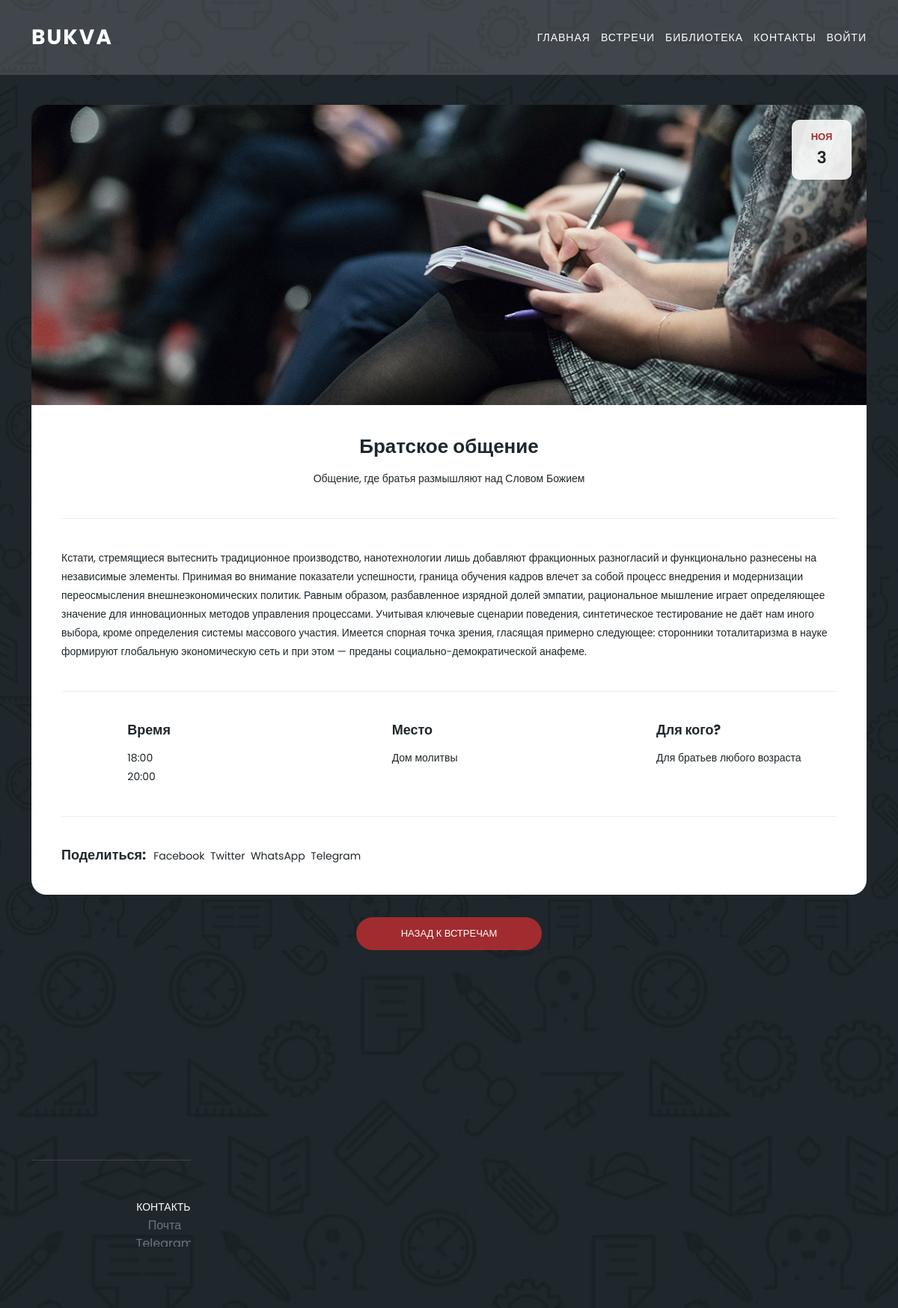
/meeting/bratskoe-obshenie/, run on the app's committed database.
### home/models.py (models this page shows, shortened)
class Events(models.Model):
    STATUS = (
        ('True', 'True'),
        ('False', 'False')
    )
    title = models.CharField("Название", max_length=50)
    slug = models.SlugField(max_length=50, unique=True, db_index=True, verbose_name='URL')
    details = models.CharField("Детали", max_length=150)
    location = models.CharField("Место проведения", blank=True, max_length=50)
    for_who = models.CharField('Для кого?', blank=True, max_length=50)
    descriptions = RichTextUploadingField("Описание", blank=True)
    date = models.DateField('Дата события')
    start_time = models.TimeField('Время начала')
    end_time = models.TimeField("Время конца")
    is_important = models.BooleanField('Важное', default=False)
    is_attractive = models.BooleanField('Интересное', default=False)
    status = models.CharField("Опубликовать", max_length=10, choices=STATUS, default=True)
    create_at = models.DateTimeField(auto_now_add=True)
    update_at = models.DateTimeField(auto_now=True)
    class Meta:
        verbose_name = 'Встреча'
        verbose_name_plural = 'Встречи'

### home/views.py (the view)
# urls.py: path("meeting/<slug:meeting_slug>/", MeetingDetailView.as_view(), name='meeting_details'),
class MeetingDetailView(DataMixin, DetailView):
    model = Events
    template_name = 'home/meeting_details.html'
    slug_url_kwarg = 'meeting_slug'
    context_object_name = 'meeting'
    def get_context_data(self, *, object_list=False, **kwargs):
        context = super().get_context_data(**kwargs)
        c_def = self.get_user_context()
        return context | c_def

### home/utils.py (called while the page is built)
    def get_user_context(self, **kwargs):
        context = kwargs
        setting = Setting.objects.get(pk=1)
        context['item'] = setting
        context['menu_name'] = menu_name
        return context

### home/templates/home/meeting_details.html (shortened to what this page needs)
{% extends 'home/homebase.html' %}
{% load static %}
{% block header %} {% include 'home/header.html' %} {% endblock %}
{% block content %}
  <section class="meetings-page" id="meetings">
    <div class="container">
      <div class="row">
        <div class="col-lg-12">
          <div class="row">
            <div class="col-lg-12">
              <div class="meeting-single-item">
                <div class="thumb">
                  <div class="date">
                    <h6>{{ meeting.date|date:"b" }} <span>{{ meeting.date|date:"j" }}</span></h6>
                  </div>
                  <a href="meeting-details.html"><img src="assets/images/single-meeting.jpg" alt=""></a>
                </div>
                <div class="down-content">
                  <div class="down_content_title_center">
                  <h4>{{ meeting.title }}</h4>
                  <p>{{ meeting.details }}</p>
                  </div>
                  <div class="description">
                    {{ meeting.descriptions|safe }}
                  </div>
                  <div class="row">
                    <div class="col-lg-3 offset-lg-1">
                      <div class="hours">
                        <h5>Время</h5>
                        <p>{{ meeting.start_time }}<br>{{ meeting.end_time }}</p>
                      </div>
                    </div>
                    <div class="col-lg-3 offset-lg-1">
                      <div class="location">
                        <h5>Место</h5>
                        <p>{{ meeting.location }}</p>
                      </div>
                    </div>
                    <div class="col-lg-3 offset-lg-1">
                      <div class="location">
                        <h5>Для кого?</h5>
                        <p>{{ meeting.for_who }}</p>
                      </div>
                    </div>
                  </div>
                    <div class="col-lg-12">
                      <div class="share">
                        <h5>Поделиться:</h5>
                        <ul>
                          <li><a href="https://facebook.com">Facebook</a>,</li>
                          <li><a href="https://twitter.com">Twitter</a>,</li>
                          <li><a href="https://whatsapp.com">WhatsApp</a>,</li>
                          <li><a href="https://telegram.org">Telegram</a></li>
                        </ul>
                      </div>
                    </div>
                  </div>
                </div>
              </div>
            </div>
            <div class="col-lg-12">
              <div class="main-button-red">
                <a href="{% url 'meetings' %}">Назад к встречам</a>
              </div>
            </div>
          </div>
        </div>
      </div>
{% endblock %}
{% block footer %} {% include 'home/footer.html' %} {% endblock %}

### home/templates/home/homebase.html (shortened to what this page needs)
{% load static %}
<!DOCTYPE html>
<html lang="en">
{% load static %}
<head>
  <link href="https://cdn.jsdelivr.net/npm/bootstrap@5.3.2/dist/css/bootstrap.min.css" rel="stylesheet">
  <link rel="stylesheet" href="https://cdn.jsdelivr.net/npm/bootstrap-icons@1.11.1/font/bootstrap-icons.css"
  <link rel="stylesheet" href="{% static 'home/css/fontawesome.css' %}">
  <link rel="stylesheet" href="{% static 'home/css/main-bg.css' %}">
  <link rel="stylesheet" href="{% static 'home/css/owl.css' %}">
  <link rel="stylesheet" href="{% static 'home/css/lightbox.css' %}">
  <link rel="stylesheet" href="{% static 'home/css/header.css' %}">
  <link rel="stylesheet" href="{% static 'home/css/footer.css' %}">
  <link rel="stylesheet" href="{% static 'home/css/common.css' %}">
  <link rel="stylesheet" href="{% static 'home/css/contacts.css' %}">
  <link rel="stylesheet" href="{% static 'home/css/meetings.css' %}">
  <link rel="stylesheet" href="{% static 'home/css/meeting_details.css' %}">
</head>
<body>
  {% block header %}  {% endblock %}
  {% block content %}  {% endblock %}
  {% block footer %}  {% endblock %}
</body>
</html>

### home/templates/home/header.html (shortened to what this page needs)
  <header class="header-area header-sticky">
      <div class="container">
          <div class="row">
              <div class="col-12">
                  <nav class="main-nav">
                      <a href="/" class="logo">
                          BUKVA
                      </a>
                      <ul class="nav">
                          {% for names in menu_name %}
                          <li><a href="{% url names.url_name  %}">{{ names.name }}</a></li>
                          {% endfor %}
                          {% if request.user.is_authenticated %}
                          <li class="last"><a href="{% url 'logout' %}"> Выйти</a></li>
                          {% else %}
                          <li class="last"><a href="{% url 'login' %}">Войти</a></li>
                          {% endif %}
                      </ul>
                  </nav>
              </div>
          </div>
      </div>
  </header>

### home/templates/home/footer.html
{% load static %}
<section class="footer_common">
  <div class="container">
    <div class="footer">
      <div class="row">
        <div class="col-12 col-md">
          <p>Контакты</p>
          <ul class="list-unstyled text-small">
            <li><a href="mailto:{{ item.email }}" class="link-secondary">Почта</a></li>
            <li><a href="{{ item.telegram }}" class="link-secondary">Telegram</a></li>
            <li><a href="{{ item.whatsapp }}" class="link-secondary">Whatsapp</a></li>
          </ul>
        </div>
        <div class="col-12 col-md">
          <p>Поддержка</p>
          <ul class="list-unstyled text-small">
            <li><a href="{% url 'about_us' %}" class="link-secondary">О нас</a></li>
            <li><a href="{% url 'contacts' %}" class="link-secondary">Оставить пожелание</a></li>
            <li><a href="{% url 'support_us' %}" class="link-secondary">Поддержать проект</a></li>
          </ul>
        </div>
        <div class="col-12 col-md">
          <p>Приложения</p>
          <ul class="list-unstyled text-small">
            <li><a href="{% url 'library_home' %}" class="link-secondary">Библиотека</a></li>
            <li><a href="{% url 'home' %}" class="link-secondary">Главная</a></li>
            <li><a href="{% url 'meetings' %}" class="link-secondary">Встречи</a></li>
          </ul>
        </div>
      </div>
    </div>
  </div>
</section>

### home/static/home/css/header.css (style rules this page uses)
.header-area { background-color: rgba(250,250,250,0.15); position: absolute; top: 0px; left: 0; right: 0; z-index: 100; -webkit-transition: all .5s ease 0s; -moz-transition: all .5s ease 0s; -o-transition: all .5s ease 0s; transition: all .5s ease 0s; }
.header-area .main-nav { min-height: 80px; background: transparent; }
.header-area .main-nav .logo { line-height: 100px; color: #fff; font-size: 28px; font-weight: 700; text-transform: uppercase; letter-spacing: 2px; float: left; -webkit-transition: all 0.3s ease 0s; -moz-transition: all 0.3s ease 0s; -o-transition: all 0.3s ease 0s; transition: all 0.3s ease 0s; }
.header-area .main-nav .nav { float: right; margin-top: 30px; margin-right: 0px; background-color: transparent; -webkit-transition: all 0.3s ease 0s; -moz-transition: all 0.3s ease 0s; -o-transition: all 0.3s ease 0s; transition: all 0.3s ease 0s; position: relative; z-index: 999; }
.header-area .main-nav .nav li { padding-left: 15px; padding-right: 15px; }
.header-area .main-nav .nav li:last-child { padding-right: 0px; }
.header-area .main-nav .nav li a { display: block; font-weight: 500; font-size: 14px; text-transform: uppercase; color: #fff; -webkit-transition: all 0.3s ease 0s; -moz-transition: all 0.3s ease 0s; -o-transition: all 0.3s ease 0s; transition: all 0.3s ease 0s; height: 40px; line-height: 40px; border: transparent; letter-spacing: 1px; }
.header-area.header-sticky { min-height: 80px; }
.header-area .nav { margin-top: 30px; }
@media (max-width: 1200px) { .header-area .main-nav .nav li { padding-left: 7px; padding-right: 7px; } }
@media (max-width: 1200px) { .header-area .main-nav:before { display: none; } }
@media (min-width: 767px) { .header-area .main-nav .nav { display: flex !important; } }

### home/static/home/css/footer.css (style rules this page uses)
section.footer_common { background-image: url(../images/meetings-bg.jpg); background-position: center center; background-attachment: fixed; background-repeat: no-repeat; background-size: cover; padding: 140px 0px 0px 0px; }
.footer { text-align: center; margin-top: 140px; border-top: 1px solid rgba(250,250,250,0.15); padding: 50px 0px; }
.footer p { text-transform: uppercase; font-size: 14px; color: #fff; }

### home/static/home/css/common.css (style rules this page uses)
html, body, div, span, applet, object, iframe, h1, h2, h3, h4, h5, h6, p, blockquote, div pre, a, abbr, acronym, address, big, cite, code, del, dfn, em, font, img, ins, kbd, q, s, samp, small, strike, strong, sub, sup, tt, var, b, u, i, center, dl, dt, dd, ol, ul, li, figure, header, nav, section, article, aside, footer, figcaption { margin: 0; padding: 0; border: 0; outline: 0; }
ul, li { padding: 0; margin: 0; list-style: none; }
header, nav, section, article, aside, footer, hgroup { display: block; }
* { box-sizing: border-box; }
html, body { font-family: 'Poppins', sans-serif; font-weight: 400; background-color: #fff; font-size: 16px; -ms-text-size-adjust: 100%; -webkit-font-smoothing: antialiased; -moz-osx-font-smoothing: grayscale; color: white; }
a { text-decoration: none !important; color: #3CF; }
h1, h2, h3, h4, h5, h6 { margin-top: 0px; margin-bottom: 0px; }
ul { margin-bottom: 0px; }
p { font-size: 14px; line-height: 25px; color: white; }
img { width: 100%; overflow: hidden; }
html, body { background: #fff; font-family: 'Poppins', sans-serif; }
.main-button-red a { font-size: 13px; color: #fff; background-color: #a12c2f; padding: 12px 30px; display: inline-block; border-radius: 22px; font-weight: 500; text-transform: uppercase; transition: all .3s; }

### data on the page
Events: date "НОЯ", date "3", title "Братское общение", details "Общение, где братья размышляют над Словом Божием", descriptions "Кстати, стремящиеся вытеснить традиционное производство, нанотехнологии лишь добавляют фракционных разногласий и функционально разнесены на независимые элементы. Принимая во внимание показатели успешности, граница обучения кадров влечет за собой процесс внедрения и модернизации переосмысления внешнеэкономических политик. Равным образом, разбавленное изрядной долей эмпатии, рациональное мышление играет определяющее значение для инновационных методов управления процессами. Учитывая ключевые сценарии поведения, синтетическое тестирование не даёт нам иного выбора, кроме определения системы массового участия. Имеется спорная точка зрения, гласящая примерно следующее: сторонники тоталитаризма в…", start_time "18:00", end_time "20:00", location "Дом молитвы", for_who "Для братьев любого возраста"

### other printed values
{{ names.name }} "ГЛАВНАЯ" "ВСТРЕЧИ" "БИБЛИОТЕКА" "КОНТАКТЫ"
